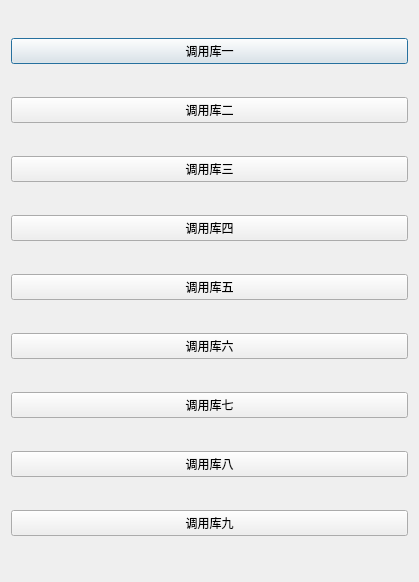
<?xml version="1.0" encoding="UTF-8"?>
<ui version="4.0">
 <class>ImportLibraryDlg</class>
 <widget class="QDialog" name="ImportLibraryDlg">
  <property name="geometry">
   <rect>
    <x>0</x>
    <y>0</y>
    <width>419</width>
    <height>582</height>
   </rect>
  </property>
  <property name="windowTitle">
   <string>ImportLibraryDlg</string>
  </property>
  <property name="windowIcon">
   <iconset>
    <normaloff>res/Icon/1270529.ico</normaloff>res/Icon/1270529.ico</iconset>
  </property>
  <layout class="QVBoxLayout" name="verticalLayout_2">
   <item>
    <widget class="QPushButton" name="pushButton1">
     <property name="text">
      <string>调用库一</string>
     </property>
    </widget>
   </item>
   <item>
    <widget class="QPushButton" name="pushButton2">
     <property name="text">
      <string>调用库二</string>
     </property>
    </widget>
   </item>
   <item>
    <widget class="QPushButton" name="pushButton3">
     <property name="text">
      <string>调用库三</string>
     </property>
    </widget>
   </item>
   <item>
    <widget class="QPushButton" name="pushButton4">
     <property name="text">
      <string>调用库四</string>
     </property>
    </widget>
   </item>
   <item>
    <widget class="QPushButton" name="pushButton5">
     <property name="text">
      <string>调用库五</string>
     </property>
    </widget>
   </item>
   <item>
    <widget class="QPushButton" name="pushButton6">
     <property name="text">
      <string>调用库六</string>
     </property>
    </widget>
   </item>
   <item>
    <widget class="QPushButton" name="pushButton7">
     <property name="text">
      <string>调用库七</string>
     </property>
    </widget>
   </item>
   <item>
    <widget class="QPushButton" name="pushButton8">
     <property name="text">
      <string>调用库八</string>
     </property>
    </widget>
   </item>
   <item>
    <widget class="QPushButton" name="pushButton9">
     <property name="text">
      <string>调用库九</string>
     </property>
    </widget>
   </item>
  </layout>
 </widget>
 <layoutdefault spacing="6" margin="11"/>
 <resources/>
 <connections/>
</ui>
